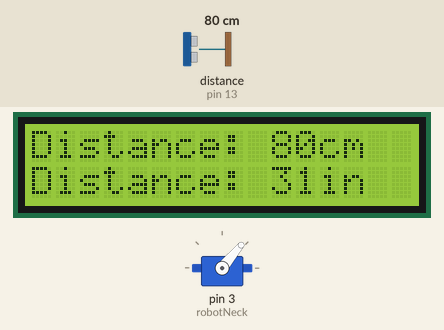
Simulated run of this sketch. Board: Arduino Uno, built with avr-gcc and run on an emulated ATmega328P. Shown: servo, 16×2 character LCD. Wiring (inferred from the names in the program): ultrasonic range finder: trigger pin 13; echo pin 13. The inputs (shaded band) are chosen by the test bench; at power-on: distance to the obstacle (sensor on pin 13) 80 cm. The echo pulse lasts 58.3 µs per cm.

Above: at 7.7 s.
7.8 s: distance to the obstacle (sensor on pin 13) set to 2 cm
At 8.5 s:
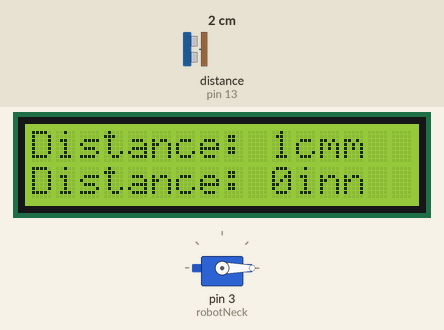
9.4 s: distance to the obstacle (sensor on pin 13) set to 35 cm
At 10.8 s:
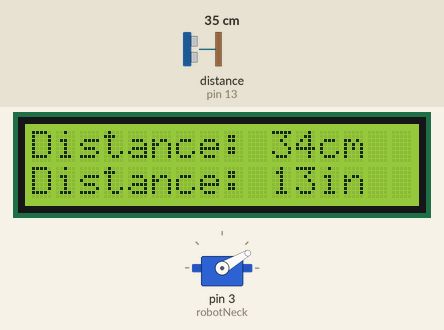
11.1 s: distance to the obstacle (sensor on pin 13) set to 120 cm
At 12.3 s:
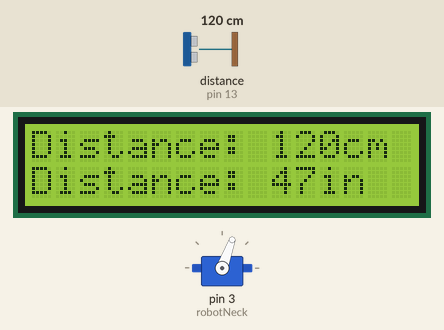
12.9 s: distance to the obstacle (sensor on pin 13) set to 4 cm
At 13.4 s:
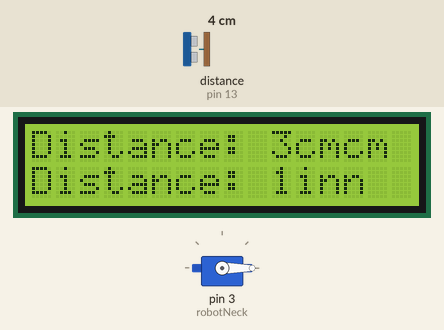
14.5 s: distance to the obstacle (sensor on pin 13) set to 250 cm
At 15.7 s:
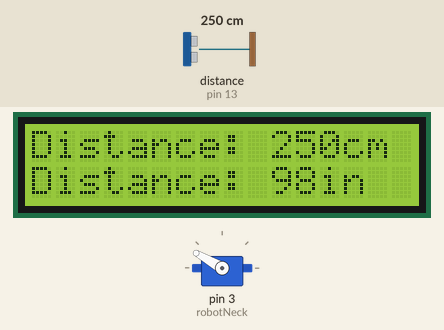
16.2 s: distance to the obstacle (sensor on pin 13) set to 299 cm
At 17.8 s:
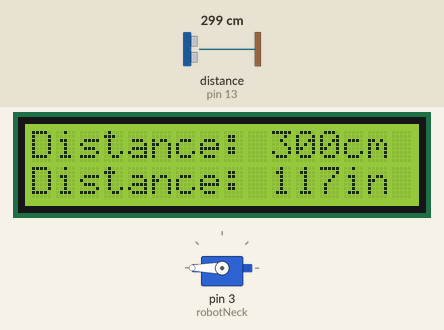
Timing chart, 0 to 19.0 s (numbered marks = the images above; inputs shaded):
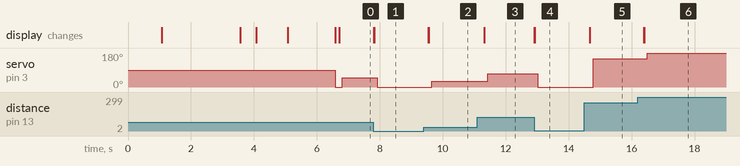

Measured:
- after the input at 7.8 s, servo on pin 3 (robotNeck): 50° → 0° after 0.12 s; the display: first changes at once (image 1 shows a later state)
- after the input at 9.4 s, servo on pin 3 (robotNeck): 0° → 30° after 0.25 s; the display: first changes after 0.14 s (image 2 shows a later state)
- after the input at 11.1 s, servo on pin 3 (robotNeck): 30° → 70° after 0.32 s; the display: first changes after 0.21 s (image 3 shows a later state)
- after the input at 12.9 s, servo on pin 3 (robotNeck): 70° → 0° after 0.12 s; the display: first changes at once (image 4 shows a later state)
- after the input at 14.5 s, servo on pin 3 (robotNeck): 0° → 150° after 0.28 s; the display: first changes after 0.17 s (image 5 shows a later state)
- after the input at 16.2 s, servo on pin 3 (robotNeck): 150° → 180° after 0.30 s; the display: first changes after 0.19 s (image 6 shows a later state)

The sketch:

radar_system.ino
```cpp
#include <Servo.h>
#include <LiquidCrystal.h>


Servo robotNeck; //servo variable with name robotNeck

LiquidCrystal lcd(1, 2, 4, 5, 6, 7); // Creates an LCD object with parameters: (rs, enable, d4, d5, d6, d7)


const int sigPin = 13;

int distanceCm, distanceIn;
long timeVal;
const int speedOfSound = 0.0343; //sets the speed of sound to a constant value

int distCalc(){
  pinMode(sigPin, OUTPUT);

  digitalWrite(sigPin, LOW);
  delayMicroseconds(2);

  digitalWrite(sigPin, HIGH);
  delayMicroseconds(10);
  digitalWrite(sigPin, LOW);

  // The same pin is used to read the signal from the PING))): a HIGH pulse
  // whose duration is the time (in microseconds) from the sending of the ping
  // to the reception of its echo off of an object.
  pinMode(sigPin, INPUT);
  timeVal = pulseIn(sigPin, HIGH);

  //converts time to distance
  distanceCm = timeVal / 29 / 2;
  distanceIn = timeVal / 74 / 2;

  return distanceCm, distanceIn;
}

void setup() {
  robotNeck.attach(3); //Servo is connected to arduino pin ~3


  lcd.begin(16, 2); //Initializes the lcd and specifies the dimension (width and height, respectively) of the display

  lcd.setCursor(3,0);
  lcd.print("Welcome to");
  delay(1000);
  lcd.clear();
  lcd.setCursor(4,0);
  lcd.print("TANUKA'S");
  lcd.setCursor(1,1);
  lcd.print("Distance Meter");
  delay(2500);
  lcd.clear();
  lcd.setCursor(0,0);
  lcd.print("Booting.");
  delay(500);
  lcd.clear();
  lcd.print("Booting..");
  delay(1000);
  lcd.clear();
  lcd.print("Booting...");
  delay(1500);
  lcd.clear();

}

void loop() {
  //Rotate robotNeck from 15` to 165` because of limits which might draw too much current
  for(int j=15; j<=165; j++){

    if(distanceCm <=25){
    robotNeck.write(0);
  }
  else if(distanceCm <= 50){
    robotNeck.write(30);
  }
    else if(distanceCm <= 100){
    robotNeck.write(50);
  }
  else if(distanceCm <= 150){
    robotNeck.write(70);
  }
  else if(distanceCm <= 170){
    robotNeck.write(100);
  }
  else if(distanceCm <= 200){
    robotNeck.write(130);
  }
  else if(distanceCm <= 250){
    robotNeck.write(150);
  }
  else if(distanceCm > 250){
    robotNeck.write(180);
  }
  delay(100);

    distanceCm = distCalc();
    distanceIn = distCalc();

    //To display value on the lcd
    lcd.setCursor(0,0); // Sets the location at which subsequent text written to the LCD will be displayed
    lcd.print("Distance: "); // Prints string "Distance: " on the LCD
    lcd.print(distanceCm); // Prints the distance value from the sensor
    lcd.print("cm"); // Prints the unit of measurement
    delay(10); //waits for 10 milliseconds

    lcd.setCursor(0,1); // Sets the location at which subsequent text written to the LCD will be displayed
    lcd.print("Distance: "); // Prints string "Distance: " on the LCD
    lcd.print(distanceIn); // Prints the distance value from the sensor
    lcd.print("in"); // Prints the unit of measurement
    delay(100); //waits for 100 milliseconds
  }

  for(int j=165; j>=15; j--){


    distanceCm = distCalc();
    distanceIn = distCalc();


    //To display value on the lcd
    lcd.setCursor(0,0); // Sets the location at which subsequent text written to the LCD will be displayed
    lcd.print("Distance: "); // Prints string "Distance: " on the LCD
    lcd.print(distanceCm); // Prints the distance value from the sensor
    lcd.print("cm"); // Prints the unit of measurement
    delay(100); //waits for 100 milliseconds

    lcd.setCursor(0,1); // Sets the location at which subsequent text written to the LCD will be displayed
    lcd.print("Distance: "); // Prints string "Distance: " on the LCD
    lcd.print(distanceIn); // Prints the distance value from the sensor
    lcd.print("in"); // Prints the unit of measurement
    delay(100); //waits for 100 milliseconds
  }  }
```
